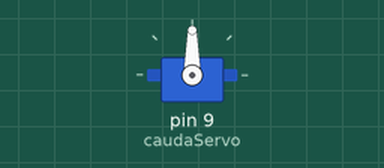
Recording of a sketch running on a simulated Arduino Uno, built with avr-gcc and run on an emulated ATmega328P. On the bench: servo.

Above: at 0.05 s.
At 0.4 s:
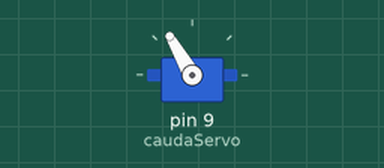
At 0.75 s:
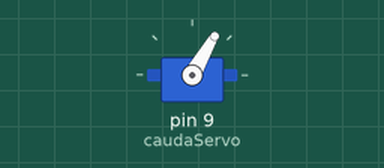
Timing chart, 0 to 3.0 s (numbered marks = the images above):
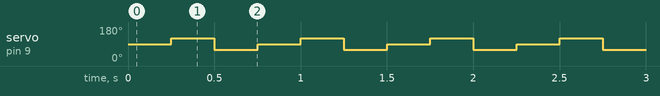

Measured:
- by itself, servo on pin 9 (caudaServo): repeats every 0.75 s: 60° 0.25 s, 90° 0.25 s, 120° 0.25 s

The sketch:

cauda.ino
```cpp
#include <Servo.h>

Servo caudaServo;

void setup() {
    caudaServo.attach(9);
}

void loop() {
    // Movimento da cauda
    moverCauda(90);
    delay(250);
    moverCauda(120);
    delay(250);
    moverCauda(60);
    delay(250);
}

void moverCauda(int angle) {
    // Função para mover a cauda para um ângulo específico
    caudaServo.write(angle);
}
```
